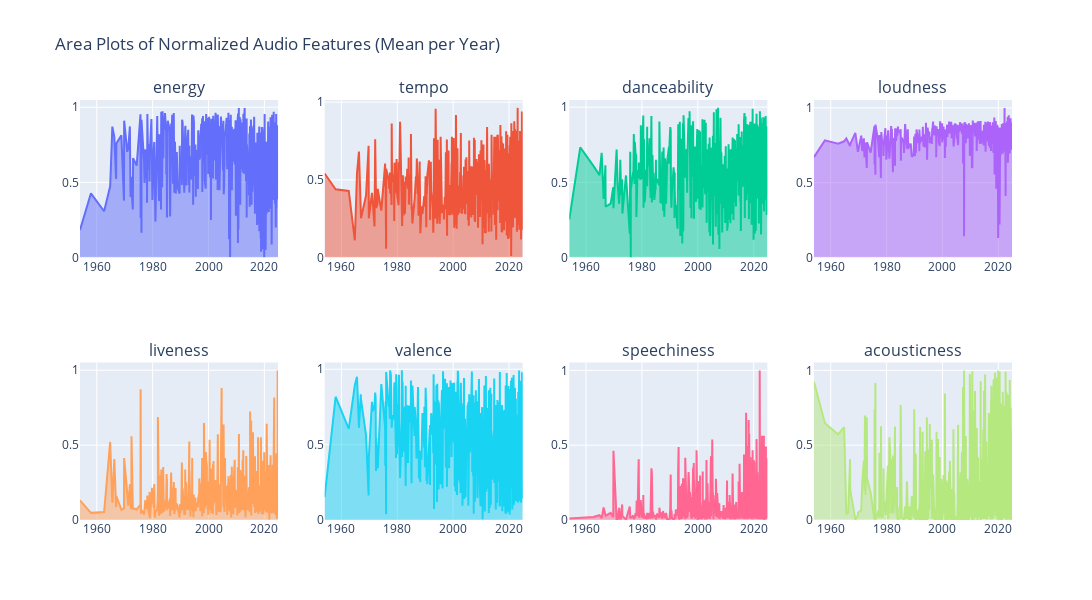

Notebook code for this chart:
### Markdown cell above
# Alternatives to Line Plots for Time Series Audio Features
Below are several alternative visualizations for the normalized audio features over time.

### Code cell
# Area Plots: Area under the curve for each feature
fig_area = sp.make_subplots(rows=2, cols=4, subplot_titles=timeseries_features)
for i, feature in enumerate(timeseries_features):
    row = i // 4 + 1
    col = i % 4 + 1
    ts = normalized_df.groupby('track_album_release_date')[feature].mean().reset_index()
    if not pd.api.types.is_datetime64_any_dtype(ts['track_album_release_date']):
        ts['track_album_release_date'] = pd.to_datetime(ts['track_album_release_date'], errors='coerce')
    ts = ts.sort_values('track_album_release_date')
    fig_area.add_trace(
        go.Scatter(x=ts['track_album_release_date'], y=ts[feature], fill='tozeroy', mode='lines', name=feature),
        row=row, col=col
    )
fig_area.update_layout(height=600, width=1200, showlegend=False, title_text="Area Plots of Normalized Audio Features (Mean per Year)")
fig_area.show()

### Figure 1 — Plotly figure (JSON) as saved in the notebook; plotly's stock layout.template omitted (floating-point values rounded to 4 significant figures; data arrays with more than 128 entries replaced by an {"elided": "..."} marker saying what was removed)
{"data": [{"fill": "tozeroy", "mode": "lines", "name": "energy", "type": "scatter", "x": {"elided": "868 str values"}, "xaxis": "x", "y": {"elided": "868 float values"}, "yaxis": "y"}, {"fill": "tozeroy", "mode": "lines", "name": "tempo", "type": "scatter", "x": {"elided": "868 str values"}, "xaxis": "x2", "y": {"elided": "868 float values"}, "yaxis": "y2"}, {"fill": "tozeroy", "mode": "lines", "name": "danceability", "type": "scatter", "x": {"elided": "868 str values"}, "xaxis": "x3", "y": {"elided": "868 float values"}, "yaxis": "y3"}, {"fill": "tozeroy", "mode": "lines", "name": "loudness", "type": "scatter", "x": {"elided": "868 str values"}, "xaxis": "x4", "y": {"elided": "868 float values"}, "yaxis": "y4"}, {"fill": "tozeroy", "mode": "lines", "name": "liveness", "type": "scatter", "x": {"elided": "868 str values"}, "xaxis": "x5", "y": {"elided": "868 float values"}, "yaxis": "y5"}, {"fill": "tozeroy", "mode": "lines", "name": "valence", "type": "scatter", "x": {"elided": "868 str values"}, "xaxis": "x6", "y": {"elided": "868 float values"}, "yaxis": "y6"}, {"fill": "tozeroy", "mode": "lines", "name": "speechiness", "type": "scatter", "x": {"elided": "868 str values"}, "xaxis": "x7", "y": {"elided": "868 float values"}, "yaxis": "y7"}, {"fill": "tozeroy", "mode": "lines", "name": "acousticness", "type": "scatter", "x": {"elided": "868 str values"}, "xaxis": "x8", "y": {"elided": "868 float values"}, "yaxis": "y8"}], "layout": {"annotations": [{"font": {"size": 16}, "showarrow": false, "text": "energy", "x": 0.1062, "xanchor": "center", "xref": "paper", "y": 1, "yanchor": "bottom", "yref": "paper"}, {"font": {"size": 16}, "showarrow": false, "text": "tempo", "x": 0.3688, "xanchor": "center", "xref": "paper", "y": 1, "yanchor": "bottom", "yref": "paper"}, {"font": {"size": 16}, "showarrow": false, "text": "danceability", "x": 0.6313, "xanchor": "center", "xref": "paper", "y": 1, "yanchor": "bottom", "yref": "paper"}, {"font": {"size": 16}, "showarrow": false, "text": "loudness", "x": 0.8938, "xanchor": "center", "xref": "paper", "y": 1, "yanchor": "bottom", "yref": "paper"}, {"font": {"size": 16}, "showarrow": false, "text": "liveness", "x": 0.1062, "xanchor": "center", "xref": "paper", "y": 0.375, "yanchor": "bottom", "yref": "paper"}, {"font": {"size": 16}, "showarrow": false, "text": "valence", "x": 0.3688, "xanchor": "center", "xref": "paper", "y": 0.375, "yanchor": "bottom", "yref": "paper"}, {"font": {"size": 16}, "showarrow": false, "text": "speechiness", "x": 0.6313, "xanchor": "center", "xref": "paper", "y": 0.375, "yanchor": "bottom", "yref": "paper"}, {"font": {"size": 16}, "showarrow": false, "text": "acousticness", "x": 0.8938, "xanchor": "center", "xref": "paper", "y": 0.375, "yanchor": "bottom", "yref": "paper"}], "height": 600, "showlegend": false, "title": {"text": "Area Plots of Normalized Audio Features (Mean per Year)"}, "width": 1200, "xaxis": {"anchor": "y", "domain": [0, 0.2125]}, "xaxis2": {"anchor": "y2", "domain": [0.2625, 0.475]}, "xaxis3": {"anchor": "y3", "domain": [0.525, 0.7375]}, "xaxis4": {"anchor": "y4", "domain": [0.7875, 1]}, "xaxis5": {"anchor": "y5", "domain": [0, 0.2125]}, "xaxis6": {"anchor": "y6", "domain": [0.2625, 0.475]}, "xaxis7": {"anchor": "y7", "domain": [0.525, 0.7375]}, "xaxis8": {"anchor": "y8", "domain": [0.7875, 1]}, "yaxis": {"anchor": "x", "domain": [0.625, 1]}, "yaxis2": {"anchor": "x2", "domain": [0.625, 1]}, "yaxis3": {"anchor": "x3", "domain": [0.625, 1]}, "yaxis4": {"anchor": "x4", "domain": [0.625, 1]}, "yaxis5": {"anchor": "x5", "domain": [0, 0.375]}, "yaxis6": {"anchor": "x6", "domain": [0, 0.375]}, "yaxis7": {"anchor": "x7", "domain": [0, 0.375]}, "yaxis8": {"anchor": "x8", "domain": [0, 0.375]}}}
